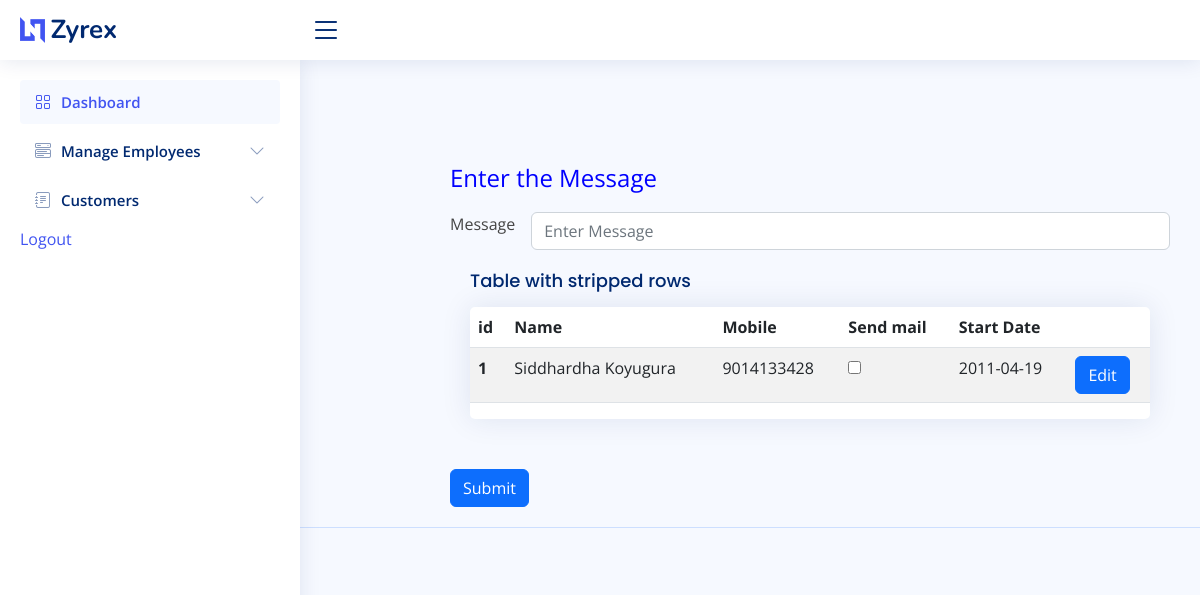
The app's page /read-customers (signed in) with its own data.
### app.py (models this page shows)
class Employee(UserMixin, db.Model):
    __tablename__ = "employees"
    id = db.Column(db.Integer, primary_key=True)
    ename = db.Column(db.Integer, nullable=False, unique=True)
    email = db.Column(db.Text, unique=True, nullable=False)
    password = db.Column(db.Text, nullable=False)
    company = db.Column(db.Text, nullable=False)
    is_admin = db.Column(db.Integer, nullable=False)

class Customer(db.Model):
    __tablename__ = "customers"
    id = db.Column(db.Integer, primary_key = True)
    company = db.Column(db.Text, nullable=False)
    name = db.Column(db.Text, nullable = False)
    mobile = db.Column(db.Integer, nullable = False)
    email = db.Column(db.Text, nullable= False)
    can_email= db.Column(db.Integer, nullable=False)
    can_mobile= db.Column(db.Integer, nullable=False)

### app.py (the view, shortened to what this page needs)
@app.route("/read-customers", methods=["GET", "POST"])
@login_required
def read_customers():
    company = current_user.company
    customers = Customer.query.filter_by(company=company).all()
    return render_template("view-customer.html", current_user=current_user, is_admin=is_admin(), customers=customers)

### app.py (called while the page is built)
def is_admin():
    if current_user.is_admin == 0:
        return False
    else:
        return True

@login_manager.user_loader
def load_user(user_id):
    return Employee.query.get(user_id)

### templates/view-customer.html (shortened to what this page needs)
{% include "header.html" %}
<main id="main" class="main">
  <form style="margin-top: 10vh; width: 60vw; margin-left: 10vw;" method="POST" action="{{ url_for('read_customers') }}">
    <p style="color: blue; font-size: 1.5rem;">Enter the Message</p>
    <div style="display: flex; gap: 1rem; justify-content: center;">
    <label>Message</label>
    <input type="text" placeholder="Enter Message"  name="message" class="form-control" id="inputEmail4" required>
    </div>
    <div class="card-body">
      <h5 class="card-title">Table with stripped rows</h5>
      <div class="card">
        <table class="table table-striped">
          <thead>
            <tr>
              <th scope="col">id</th>
              <th scope="col">Name</th>
              <th scope="col">Mobile</th>
              <th scope="col">Send mail</th>
              <th scope="col">Start Date</th>
              <th scope="col"></th>
            </tr>
          </thead>
          {% for i in customers%}
          <tr>
            <th scope="row">{{ i.id }}</th>
            <td>{{i.name}}</td>
            <td>{{i.mobile}}</td>
            <td>
              <input type="checkbox" name={{i.id}} />
            </td>
            <td>2011-04-19</td>
            <td><a href="{{ url_for('edit_customer', id=i.id) }}" class="btn btn-primary">Edit</a></td>
          </tr>
          {% endfor %}
        </table>
      </div>
    </div>
    <button class="btn btn-primary" type="submit">Submit</button>
  </form>
</main>
{% include "footer.html" %}

### templates/header.html (shortened to what this page needs)
<!DOCTYPE html>
<html lang="en">
<head>
  <link href="{{ url_for('static', filename='vendor/bootstrap/css/bootstrap.min.css') }}" rel="stylesheet">
  <link href="{{ url_for('static', filename='vendor/bootstrap-icons/bootstrap-icons.css') }}" rel="stylesheet">
  <link href="{{ url_for('static', filename='vendor/boxicons/css/boxicons.min.css') }}" rel="stylesheet">
  <link href="{{ url_for('static', filename='vendor/quill/quill.snow.css') }}" rel="stylesheet">
  <link href="{{ url_for('static', filename='vendor/quill/quill.bubble.css') }}" rel="stylesheet">
  <link href="{{ url_for('static', filename='vendor/remixicon/remixicon.css') }}" rel="stylesheet">
  <link href="{{ url_for('static', filename='vendor/simple-datatables/style.css') }}" rel="stylesheet">
  <link href="{{ url_for('static', filename='css/style.css') }}" rel="stylesheet">
</head>
<body>
  <header id="header" class="header fixed-top d-flex align-items-center">
    <div class="d-flex align-items-center justify-content-between">
      <a href="{{ url_for('home') }}" class="logo d-flex align-items-center">
        <img src="{{ url_for('static', filename='img/logo.png') }}" alt="">
        <span class="d-none d-lg-block">{{ current_user.company }}</span>
      </a>
      <i class="bi bi-list toggle-sidebar-btn"></i>
    </div>
  </header>
  <aside id="sidebar" class="sidebar">
    <ul class="sidebar-nav" id="sidebar-nav">
      <li class="nav-item">
        <a class="nav-link " href="{{ url_for('home') }}">
          <i class="bi bi-grid"></i>
          <span>Dashboard</span>
        </a>
      </li>
      {% if is_admin: %}
        <li class="nav-item">
          <a class="nav-link collapsed" data-bs-target="#components-nav" data-bs-toggle="collapse" href="#">
            <i class="bi bi-menu-button-wide"></i><span>Manage Employees</span><i class="bi bi-chevron-down ms-auto"></i>
          </a>
        </li>
      {% endif %}
      <li class="nav-item">
        <a class="nav-link collapsed" data-bs-target="#forms-nav" data-bs-toggle="collapse" href="#">
          <i class="bi bi-journal-text"></i><span>Customers</span><i class="bi bi-chevron-down ms-auto"></i>
        </a>
      </li>
      <li class="nav-item">
          <a href="{{url_for('logout')}}">Logout</a>
      </li>
    </ul>
  </aside>

### static/css/style.css (style rules this page uses)
:root { scroll-behavior: smooth; }
body { font-family: "Open Sans", sans-serif; background: #f6f9ff; color: #444444; }
a { color: #4154f1; text-decoration: none; }
h1, h2, h3, h4, h5, h6 { font-family: "Nunito", sans-serif; }
#main { margin-top: 60px; padding: 20px 30px; transition: all 0.3s; }
.card { margin-bottom: 30px; border: none; border-radius: 5px; box-shadow: 0px 0 30px rgba(1, 41, 112, 0.1); }
.card-title { padding: 20px 0 15px 0; font-size: 18px; font-weight: 500; color: #012970; font-family: "Poppins", sans-serif; }
.card-body { padding: 0 20px 20px 20px; }
.logo { line-height: 1; }
@media (min-width: 1200px) { .logo { width: 280px; } }
.logo img { max-height: 26px; margin-right: 6px; }
.logo span { font-size: 26px; font-weight: 700; color: #012970; font-family: "Nunito", sans-serif; }
.header { transition: all 0.5s; z-index: 997; height: 60px; box-shadow: 0px 2px 20px rgba(1, 41, 112, 0.1); background-color: #fff; padding-left: 20px; }
.header .toggle-sidebar-btn { font-size: 32px; padding-left: 10px; cursor: pointer; color: #012970; }
.sidebar { position: fixed; top: 60px; left: 0; bottom: 0; width: 300px; z-index: 996; transition: all 0.3s; padding: 20px; overflow-y: auto; scrollbar-width: thin; scrollbar-color: #aab7cf transparent; box-shadow: 0px 0px 20px rgba(1, 41, 112, 0.1); background-color: #fff; }
@media (min-width: 1200px) { #main, #footer { margin-left: 300px; } }
.sidebar-nav { padding: 0; margin: 0; list-style: none; }
.sidebar-nav li { padding: 0; margin: 0; list-style: none; }
.sidebar-nav .nav-item { margin-bottom: 5px; }
.sidebar-nav .nav-link { display: flex; align-items: center; font-size: 15px; font-weight: 600; color: #4154f1; transition: 0.3; background: #f6f9ff; padding: 10px 15px; border-radius: 4px; }
.sidebar-nav .nav-link i { font-size: 16px; margin-right: 10px; color: #4154f1; }
.sidebar-nav .nav-link.collapsed { color: #012970; background: #fff; }
.sidebar-nav .nav-link.collapsed i { color: #899bbd; }
.sidebar-nav .nav-link .bi-chevron-down { margin-right: 0; transition: transform 0.2s ease-in-out; }

### records on screen
Employee: company "Zyrex"
Customer: id "1", name "Siddhardha Koyugura", mobile "9014133428"
